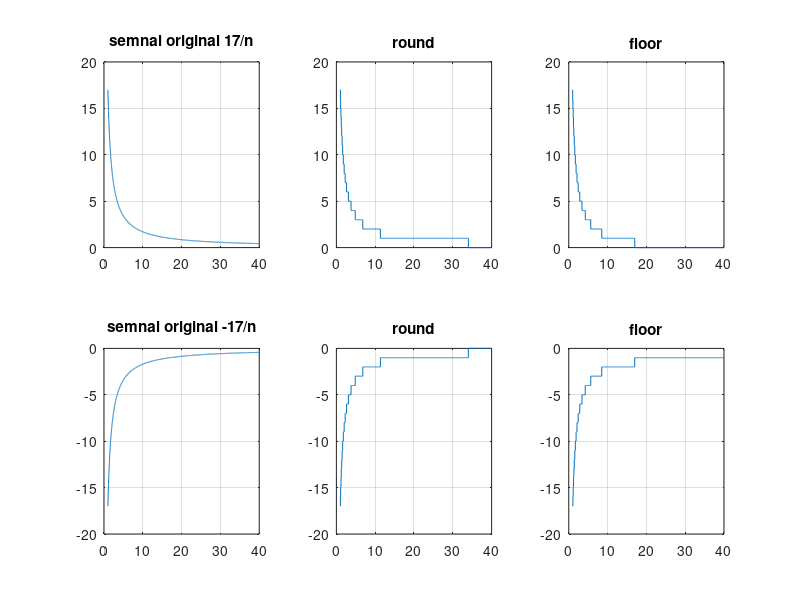
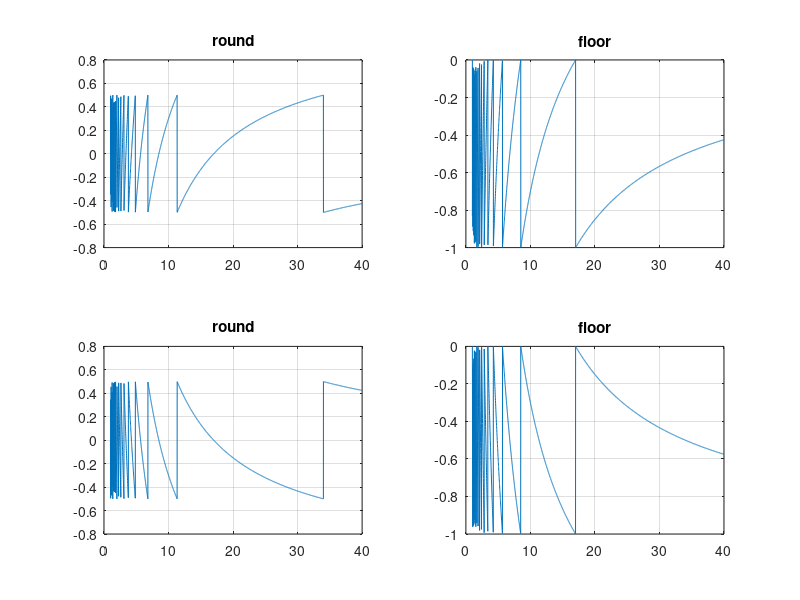
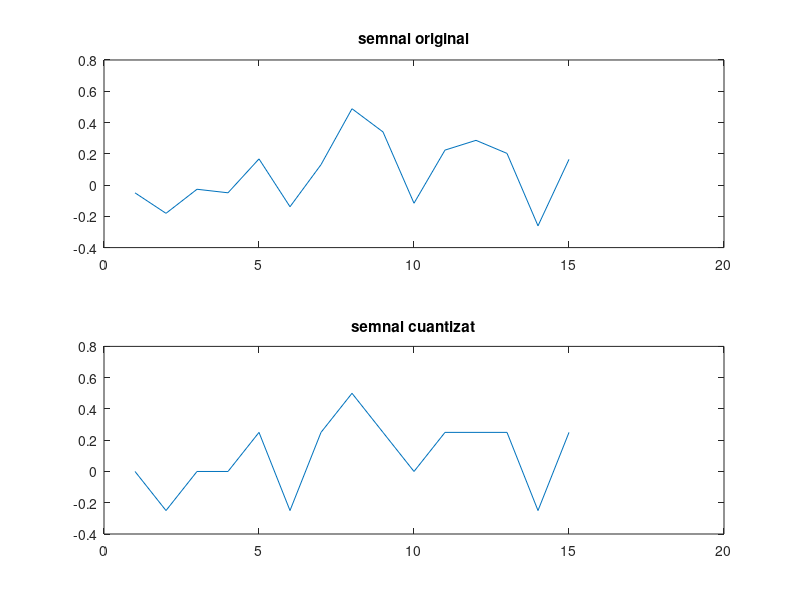
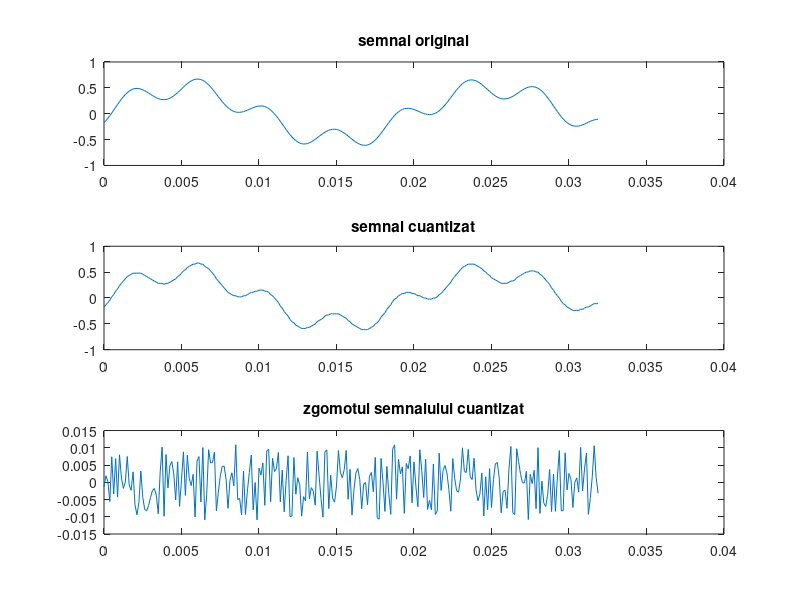

MATLAB code for these plots, in order:
%Ex2.1
% 4kHz = 4000 Hz
% 2 min = 120 sec
% 120 sec * 4000 = 480 000 eșantioane
% 480 000 eșantioane * 2 octeți = 960 000  bytes = 937.5 kB

%Ex2.2
n=1:0.01:40;
x=17./n;
y=-17./n;
x1 = round(x);
y1 = round(y);
x2 = floor(x);
y2 = floor(y);

figure
subplot(231);
plot(n,x);
title('semnal original 17/n');
grid

subplot(232);
plot(n,x1);
title('round');
grid

subplot(233);
plot(n,x2);
title('floor');
grid

subplot(234);
plot(n,y);
title('semnal original -17/n');
grid

subplot(235);
plot(n,y1);
title('round');
grid

subplot(236);
plot(n,y2);
title('floor');
grid

x1eror=x1-x;
x2eror=x2-x;
y1eror=y1-y;
y2eror=y2-y;

figure
subplot(221);
plot(n,x1eror);
title('round');
grid

subplot(222);
plot(n,x2eror);
title('floor');
grid

subplot(223);
plot(n,y1eror);
title('round');
grid

subplot(224);
plot(n,y2eror);
title('floor');
grid


%Ex2.3
nr=15;
z = 0.2*randn(1,nr);
nivele=-1:0.25:1;
    for j = 1 : nr
     for i = 1 : (length(nivele)-1)
        if z(j) >= nivele(i) && z(j) <= nivele(i+1)
            if z(j)<= (nivele(i) + nivele(i+1))/2
                eta(j) = nivele(i);
            else
                eta(j) = nivele(i+1);
            end
            end
        end
     end
%Fiecare valoare a semnalului este comparata cu intervalele dintre
%nivele pentru a sti in care nivel de cuantizare sa fie atribuita

figure
subplot(211);
plot(1:nr, z);
title('semnal original');
subplot(212);
plot(1:nr, eta);
title('semnal cuantizat');

%Ex2.4
fs = 8000;
t = 0:1/fs:1;
x = 0.5*sin(2*pi*50*t-0)+0.2*sin(2*pi*230*t-pi/3);
b = 8;
L = b^2;
Delta=(max(x)-min(x))/L;
nivele(1) = min(x);
nivele(L) = max(x);
    for i=2:L
     nivele(i)=min(x)+(i-1)*Delta;
    end
        for j = 1 : length(x)
            for i = 1 : (length(nivele)-1)
                if x(j) >= nivele(i) && x(j) <= nivele(i+1)
                if x(j)<= (nivele(i) + nivele(i+1))/2
                    eta(j) = nivele(i);
                else
                    eta(j) = nivele(i+1);
                end
                end
            end
        end
figure
subplot(311);
plot(t(1:256), x(1:256));
title('semnal original');
subplot(312);
plot(t(1:256), eta(1:256));
title('semnal cuantizat');
subplot(313);
plot(t(1:256), eta(1:256)-x(1:256));
title('zgomotul semnalului cuantizat');
%Diferenta dintre semnalul cuantizat si cel original


